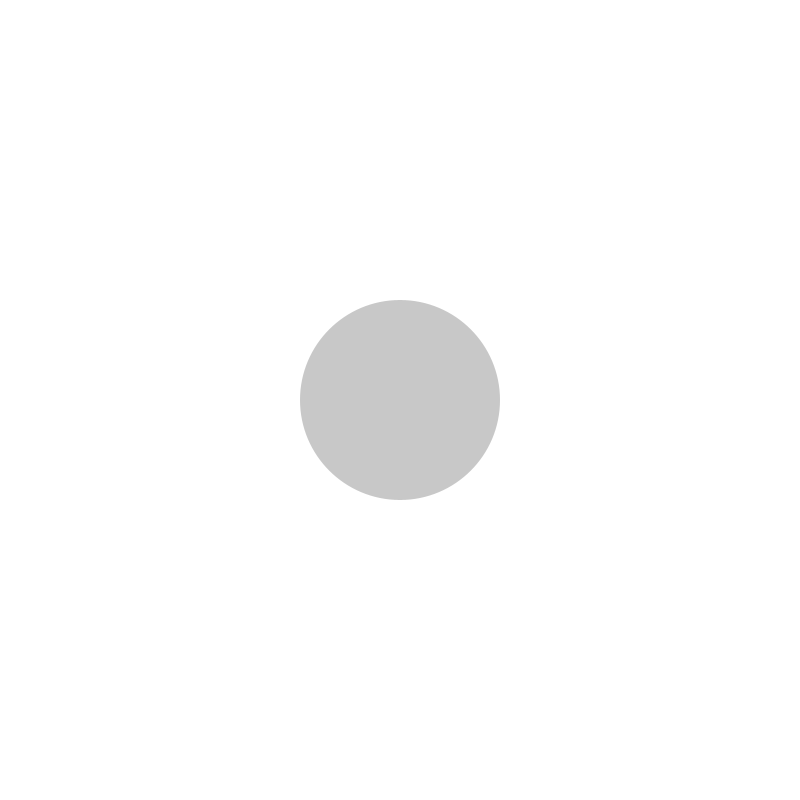
Frame 1 (no input)
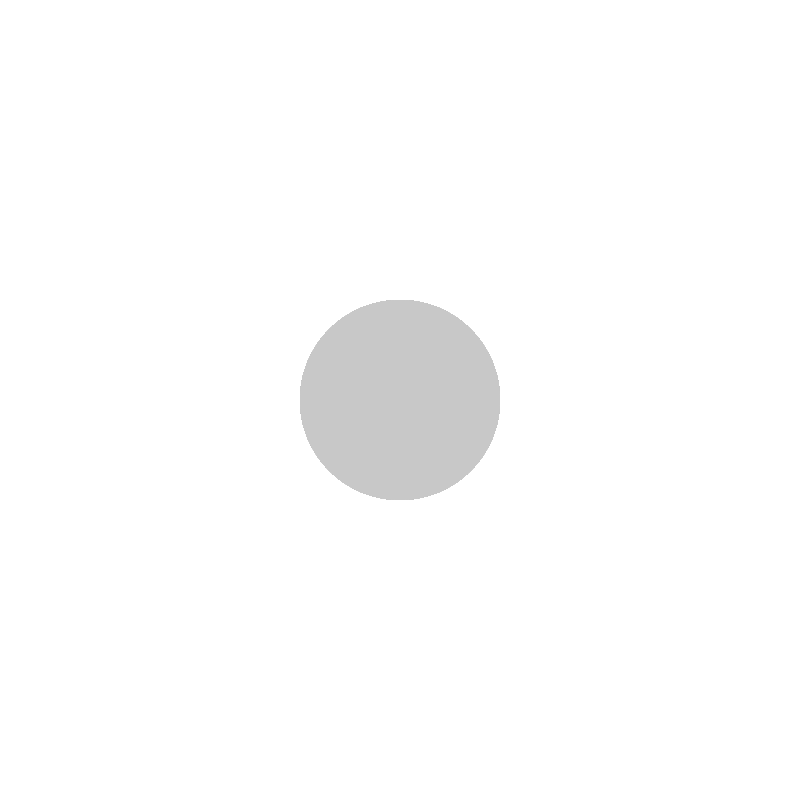
Frame 60 (the mouse pressed at the canvas centre just before this capture)
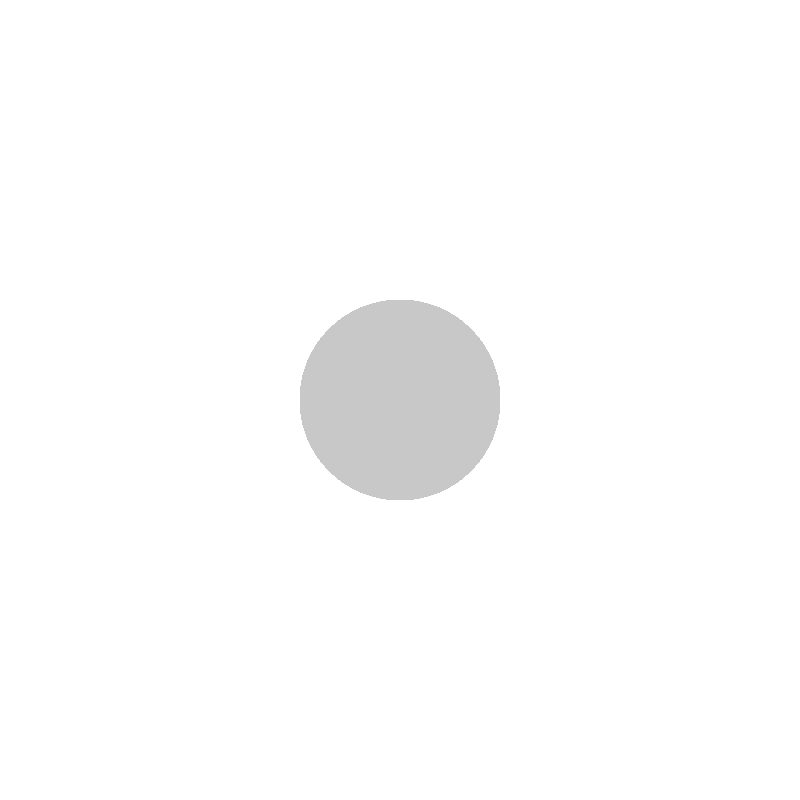
Frame 120 (the mouse held since frame 60 and released just before this capture)

The Processing sketch that drew these frames (run headless with seeded random() and noise(); from frame 60 on, the mouse is pressed at the canvas centre):

// Processing sketch: Alienacion_01
// ── Alienacion_01.pde
Individue indi;
Individue indiPG;
void setup ()
{
  size(800, 800);
  indi= new Individue();

  background(5); 
  noStroke();
  indiPG= new Individue(width, height, 0, width/2, height/2, 200, color(200));
}

void draw ()

{
   pushStyle();
   fill(255);
   rect(0, 0, width, height);
   noFill();
   popStyle();
  //  indi.dibuja();
  indiPG.dibujaDos();
}

void keyPressed()
{
  // indi.setColor(random(200), 0, random(100), 20);
  indiPG.setColor(random(200), 0, random(100), 20);
}

void mouseDragged()
{
  indiPG.setPosicion(mouseX,mouseY);
}

// ── Individue.pde
class Individue
{


  float px, py, tam;
  float paso, topeMin, topeMax;
  color c=color(0, 0, 0, 0);
  PImage primitivo;
  PGraphics primitivo_;
  int tipoPrimitivo;

  Individue ()
  {
    px=width/2;
    py= height/2;
    tam= 100;
    paso=1;
    topeMax=tam*2;
    topeMin=tam/2;
  }

  Individue (float px_, float py_, float tam_)
  {
    px=px_;
    py=py_;
    tam=tam_;
  }

  Individue(int tamPGx_, int tamPGy_, int tipoPrimitivo_, int posX_, int posY_, int tam_, color c_)
  {
    disenoPrimitivo(tamPGx_, tamPGy_, tipoPrimitivo_, posX_, posY_, tam_, c_);
  }

  void dibuja()
  {
    comportamiento();
    fill(c);
    ellipse(px, py, tam, tam);
  }

  void dibujaDos()
  {
    comportamientoDos();

    dibujaPrimitivo();
   // imageMode(CENTER);
    fill(c);
    image(primitivo, 0, 0);
  }

  void disenoPrimitivo(int tamPGx_, int tamPGy_, int tipoPrimitivo_, int posX_, int posY_, int tam_, color c_)
  {
    primitivo_= createGraphics(tamPGx_, tamPGy_);      
    px=posX_;
    py=posY_;
    tam=tam_;
    c=c_;
    tipoPrimitivo=tipoPrimitivo_;
  }
  void dibujaPrimitivo()
  {

    if (tipoPrimitivo==0)//circulo
    {
      primitivo_.beginDraw ();
      primitivo_.fill(c);
      primitivo_.noStroke();
      primitivo_.ellipse(px, py, tam, tam);
      primitivo_.endDraw();
    }

    if (tipoPrimitivo==1)//triangulo
    {
      primitivo_.beginDraw ();
      primitivo_.fill(c);
      primitivo_.noStroke();
      primitivo_.triangle(px/2, py+py/2, px, py/2, px+px/2, py+py/2);
      primitivo_.endDraw();
    }

    if (tipoPrimitivo==2)//cuadrado
    {
      primitivo_.beginDraw ();
      primitivo_.fill(c);
      primitivo_.noStroke();
      primitivo_.rect(px, py, tam, tam);
      primitivo_.endDraw();
    }

    primitivo= primitivo_;
  }


  void setPosicion(float px_, float py_)
  {
    px=px_;
    py=py_;
  }

  void setColor(float r_, float g_, float b_, float a_)
  {
    c=color(r_, g_, b_, a_);
  }

  void setTam(float tam_)
  {
    tam=tam_;
  }


  void getPosicion()
  {
  }



  void comportamiento()
  {

    if (tam<=topeMax && tam>=topeMin)
    {
      tam+=paso;
    }

    if (tam==topeMax || tam==topeMin)
    {
      paso*=-1;
    }    
    println(tam);
  }

  void comportamientoDos()
  {

    if (tam<=topeMax && tam>=topeMin)
    {
      tam+=paso;
    }

    if (tam==topeMax || tam==topeMin)
    {
      paso*=-1;
    }    
    println(tam);
  }
}//class Individue
